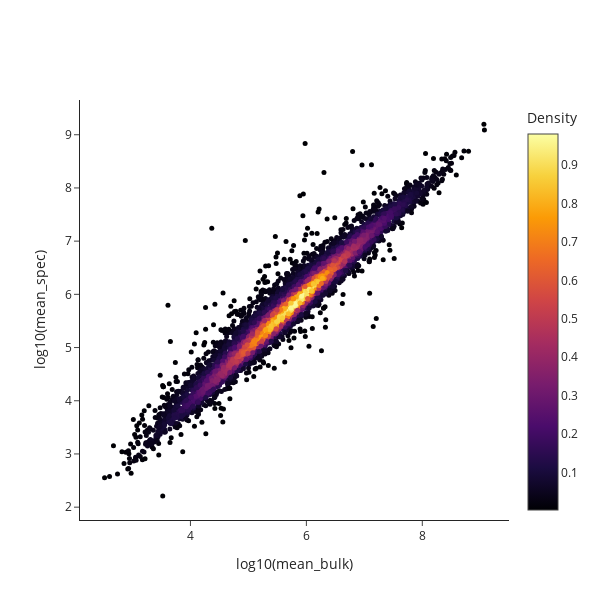

The notebook cell this image was saved under:
### Markdown cell above
# Figure 3D

### Code cell
bulk_pivot = pd.pivot_table(df_comp[df_comp['reduced_id'].isin(to_keep1[1])], columns = 'Run', index = 'Protein.Group', values= 'PG.MaxLFQ')
spec_pivot = pd.pivot_table(df_comp[df_comp['reduced_id'].isin(to_keep1[2])], columns = 'Run', index = 'Protein.Group', values= 'PG.MaxLFQ')
bulk_pivot['mean'] = bulk_pivot.apply(np.mean, axis = 1)
spec_pivot['mean'] = spec_pivot.apply(np.mean, axis = 1)
merged = pd.merge(bulk_pivot[['mean']], spec_pivot[['mean']], left_index=True, right_index=True, suffixes=('_bulk', '_spec'))
from scipy.stats import gaussian_kde
from scipy.stats import gaussian_kde, pearsonr, spearmanr

# Calculate kernel density
x = np.log10(merged['mean_bulk'])
y = np.log10(merged['mean_spec'])

# Remove any NaN or inf values
mask = np.isfinite(x) & np.isfinite(y)
x_clean = x[mask]
y_clean = y[mask]

# Calculate the point density
xy = np.vstack([x_clean, y_clean])
z = gaussian_kde(xy)(xy)


pearson_r, pearson_p = pearsonr(x_clean, y_clean)
spearman_r, spearman_p = spearmanr(x_clean, y_clean)

# Create figure with density coloring
fig = go.Figure()
fig.add_trace(go.Scatter(
    x=x_clean, 
    y=y_clean, 
    mode='markers',
    marker=dict(
        size=5,
        color=z,  # Color by density
        colorscale='inferno',  # Or 'Blues', 'Reds', 'Plasma', etc.
        showscale=True,
        colorbar=dict(title="Density"),
        line=dict(width=0)
    )
))

fig.update_layout(
    width=600, 
    height=600, 
    template='simple_white',
    xaxis_title='log10(mean_bulk)',
    yaxis_title='log10(mean_spec)'
)

fig.show()
#fig.write_image(r'D:\Projects\SPEC\figs_raw\Figure_3d.pdf', width=600, height=600)

### Figure 1 — Plotly figure (JSON) as saved in the notebook; plotly's stock layout.template omitted (floating-point values rounded to 4 significant figures; data arrays with more than 128 entries replaced by an {"elided": "..."} marker saying what was removed)
{"data": [{"marker": {"color": {"elided": "7109 float values"}, "colorbar": {"title": {"text": "Density"}}, "colorscale": [[0, "#000004"], [0.1111, "#1b0c41"], [0.2222, "#4a0c6b"], [0.3333, "#781c6d"], [0.4444, "#a52c60"], [0.5556, "#cf4446"], [0.6667, "#ed6925"], [0.7778, "#fb9b06"], [0.8889, "#f7d13d"], [1, "#fcffa4"]], "line": {"width": 0}, "showscale": true, "size": 5}, "mode": "markers", "type": "scatter", "x": {"elided": "7109 float values"}, "y": {"elided": "7109 float values"}}], "layout": {"height": 600, "width": 600, "xaxis": {"title": {"text": "log10(mean_bulk)"}}, "yaxis": {"title": {"text": "log10(mean_spec)"}}}}
